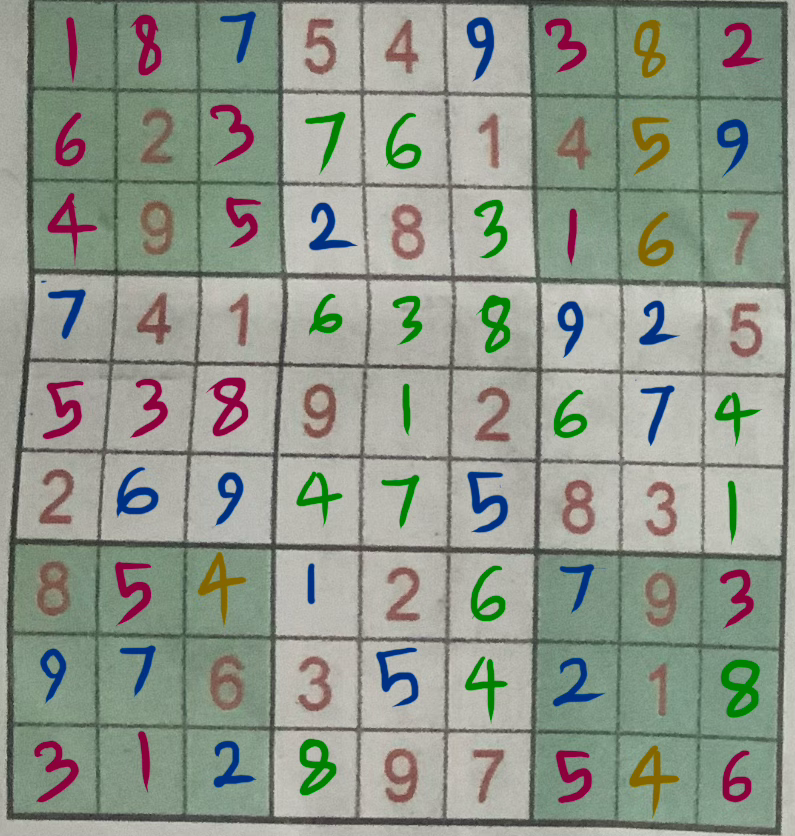
#> input picture sudoku/1.png, 795 x 836 px
$ jupyter execute --allow-errors sudoku-verifier.ipynb   (shell and % lines are left out)
#> lines starting #> are read from the running program, lines starting #| are printed output that depends on the picture; after the words box and inside, x2 and y2 are one past the last pixel; in counts of white or black regions, pixels touching at a corner belong together
# Load Sudoku image

[cell 1]
import cv2
import numpy as np
from matplotlib import pyplot as plt
from PIL import Image
import matplotlib.patches as patches

[cell 2]
def load_sudoku_image(image_path):
    # Load the Sudoku image
    image = cv2.imread(image_path, cv2.IMREAD_GRAYSCALE)

    # Apply preprocessing (Thresholding)
    _, thresh = cv2.threshold(image, 150, 255, cv2.THRESH_BINARY_INV)

    # Find contours to detect grid
    contours, _ = cv2.findContours(thresh, cv2.RETR_EXTERNAL, cv2.CHAIN_APPROX_SIMPLE)

    # Sort contours by area and select the largest (assuming it's the grid)
    contours = sorted(contours, key=cv2.contourArea, reverse=True)

    # Set default width and height (in case grid detection fails)
    width, height = 450, 450

    # Get bounding box of the grid
    sudoku_grid = None
    for contour in contours:
        approx = cv2.approxPolyDP(contour, 0.02 * cv2.arcLength(contour, True), True)
        if len(approx) == 4:  # Looking for a quadrilateral (Sudoku Grid)
            sudoku_grid = approx
            break

    # Warp perspective if necessary (To get a straight grid)
    if sudoku_grid is not None:
        pts = np.array([sudoku_grid[i][0] for i in range(4)], dtype="float32")

        # Sort the points in the correct order
        def order_points(pts):
            rect = np.zeros((4, 2), dtype="float32")
            s = pts.sum(axis=1)  # Sum of x and y coordinates
            diff = np.diff(pts, axis=1)  # Difference (y - x)

            rect[0] = pts[np.argmin(s)]  # Top-left
            rect[2] = pts[np.argmax(s)]  # Bottom-right
            rect[1] = pts[np.argmin(diff)]  # Top-right
            rect[3] = pts[np.argmax(diff)]  # Bottom-left

            return rect

        ordered_pts = order_points(pts)  # Ensure correct order
        pts_dst = np.array([[0, 0], [width, 0], [width, height], [0, height]], dtype="float32")

        # Compute transformation matrix
        M = cv2.getPerspectiveTransform(ordered_pts, pts_dst)
        image = cv2.warpPerspective(image, M, (width, height))
    else:
        image = cv2.resize(image, (width, height))  # Resize image instead if grid detection fails

    plt.figure(figsize=(6,6))
    plt.imshow(image, cmap='gray')
    plt.axis("off")
    plt.show()

    return image

[cell 3]
image = load_sudoku_image("sudoku/1.png")
#> in load_sudoku_image, `_, thresh = cv2.threshold(image, 150, 255, cv2.THRESH_BINARY_INV)`:
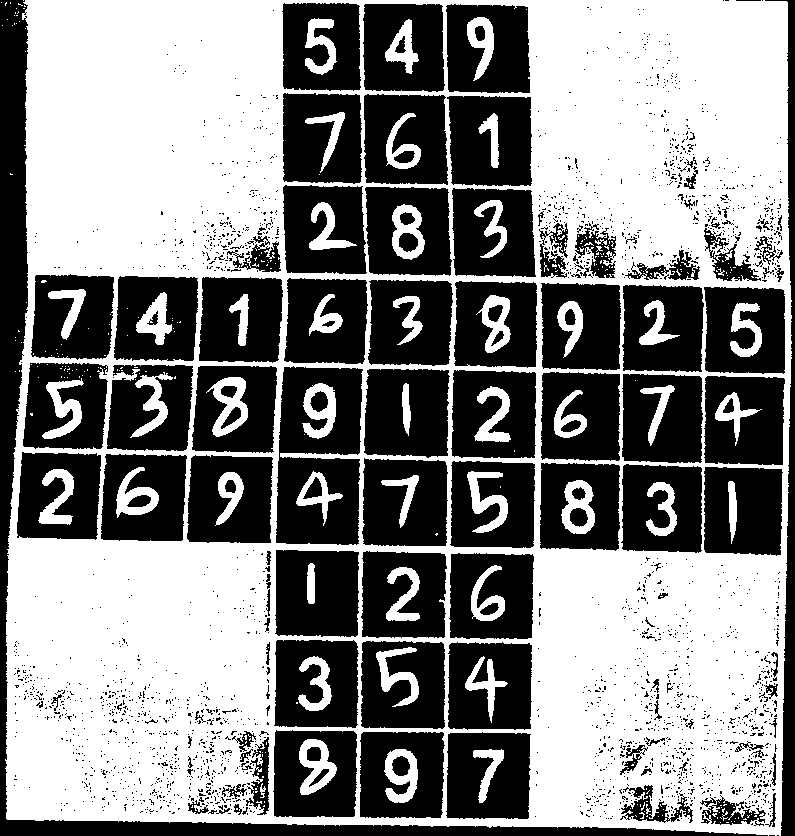
#> thresh: shape (836, 795); 52.2% white; 2310 black regions (2173 under 20 px)
#> in load_sudoku_image, `contours, _ = cv2.findContours(thresh, cv2.RETR_EXTERNAL, cv2.CHAIN_AP..`: contours = 29 contours, 28 with area under 20; largest, box (x1, y1, x2, y2) and area: (5, 0, 792, 836) 634364
#> the loop in load_sudoku_image, `for contour in contours:` made 1 pass
#> sudoku_grid on pass 1: [[25, 0], [6, 818], [780, 835], [787, 2]]
#> in load_sudoku_image, `pts = np.array([sudoku_grid[i][0] for i in range(4)], dtype="float32")`: pts = [[25, 0], [6, 818], [780, 835], [787, 2]]
#> in order_points, `s = pts.sum(axis=1)`: s = [25, 824, 1615, 789]
#> in order_points, `diff = np.diff(pts, axis=1)`: diff = [-25, 812, 55, -785]
#> in load_sudoku_image, `ordered_pts = order_points(pts)`: ordered_pts = [[25, 0], [787, 2], [780, 835], [6, 818]]
#> in load_sudoku_image, `M = cv2.getPerspectiveTransform(ordered_pts, pts_dst)`: M = [[0.602, 0.014, -15.04], [-0.00147, 0.559, 0.0367], [2.36e-05, 2e-05, 1]]

[cell 4]
# [34 lines of commented-out code are left out]

# Read grids using Tesseract

[cell 5]
# !pip install pytesseract

[cell 6]
import pytesseract

# download and install from https://github.com/tesseract-ocr/tesseract/releases/download/5.5.0/tesseract-ocr-w64-setup-5.5.0.20241111.exe
# Set Tesseract path if not in system PATH
pytesseract.pytesseract.tesseract_cmd = r"C:\Program Files\Tesseract-OCR\tesseract.exe"

[cell 7]
actual_grid = [
    [1, 8, 7, 5, 4, 9, 3, 8, 2],
    [6, 2, 3, 7, 6, 1, 4, 5, 9],
    [4, 9, 5, 2, 8, 3, 1, 6, 7],
    [7, 4, 1, 6, 3, 8, 9, 2, 5],
    [5, 3, 8, 9, 1, 2, 6, 7, 4],
    [2, 6, 9, 4, 7, 5, 8, 3, 1],
    [8, 5, 4, 1, 2, 6, 7, 9, 3],
    [9, 7, 6, 3, 5, 4, 2, 1, 8],
    [3, 1, 2, 8, 9, 7, 5, 4, 6],
]

[cell 8]
width, height = image.shape

cell_size = width // 9
sudoku_numbers = []
undetected_cnt = 0
incorrect_cnt = 0

cells = []

def isdigit(number):
    return number.isdigit() and len(number) == 1

#> (the rest of this cell did not finish here and is left out)

[cell 9]
fig, axes = plt.subplots(9, 9, figsize=(6, 6))
for ax, img in zip(axes.ravel(), cells):
    ax.imshow(img['img'], cmap='gray')
    ax.axis('off')
    height, width = img['img'].shape
    if img['undetected'] or img['incorrect']:
        rect = patches.Rectangle(
            (0, 0), width-2, height-2, linewidth=1, edgecolor='red', facecolor='none'
        )
        ax.add_patch(rect)
    if not img['undetected']:
        ax.text(
            height, width,
            img['number'],
            color='blue', fontsize=12, fontweight='normal',
            ha='center', va='center', bbox=dict(facecolor='white', alpha=0, edgecolor='none')
        )

plt.tight_layout()
plt.show()

# Read grids using Resnet

[cell 10]
import mynnlib
from mynnlib import *

## Train a model for digits

[cell 11]
# for index, cell in enumerate(cells):
#     cv2.imwrite(f"sudoku/train/img_{index}.jpg", cell['img'])

#> (a cell that did not finish here is left out)

#> (a cell that did not finish here is left out)

[cell 14]
def resnet_image_to_digit(digit_image, threshold):
    model_data['model'].eval()
    digit_image = model_data['transform']['val'](digit_image).unsqueeze(0).to(model_data['device'])
    with torch.no_grad():
        outputs = model_data['model'](digit_image)
        probabilities = F.softmax(outputs, dim=1)
        top_probs, top_indices = torch.topk(probabilities, 1)
        if top_probs[0].item() < threshold:
            return ""
        # print(top_probs[0].item())
    return f"{top_indices[0].item() + 1}"

def resnet_cv2_grey_image_to_digit(digit_image, threshold=0.5):
    digit_image = cv2.cvtColor(digit_image, cv2.COLOR_GRAY2BGR)
    digit_image = resnet_image_to_digit(Image.fromarray(digit_image), threshold)
    return digit_image

[cell 15]
# test
from IPython.display import display

#> (the rest of this cell did not finish here and is left out)

## Use the model on the sudoku

[cell 16]
def read_sudoku_from_image(image, actual_grid, threshold):
    width, height = image.shape

    cell_size = width // 9
    sudoku_numbers = []
    undetected_cnt = 0
    incorrect_cnt = 0

    cells = []

    def isdigit(number):
        return number.isdigit() and len(number) == 1

    for row in range(9):
        row_numbers = []
        for col in range(9):
            x, y = col * cell_size, row * cell_size
            cell = image[y:y + cell_size, x:x + cell_size]

            cwidth, cheight = cell.shape
            cell = cell[int(cwidth*0.1):int(cwidth*0.95), int(cheight*0.2):int(cheight*0.9)]

            cell = cv2.GaussianBlur(cell, (3,3), 0)
            _, cell = cv2.threshold(cell, 0, 255, cv2.THRESH_BINARY + cv2.THRESH_OTSU)

            kernel = np.ones((2, 2), np.uint8)
            cell = cv2.morphologyEx(cell, cv2.MORPH_OPEN, kernel)

            number = resnet_cv2_grey_image_to_digit(cell, threshold)

            incorrect = isdigit(number) and actual_grid and str(actual_grid[row][col]) != number
            cells += [{'img': cell, 'undetected': not isdigit(number), 'number': number, 'incorrect': incorrect}]

            if not isdigit(number):
                undetected_cnt += 1
            if incorrect:
                incorrect_cnt += 1

            # Store the recognized number
            row_numbers.append(number if isdigit(number) else "_")

        sudoku_numbers.append(row_numbers)

    print(f"undetected = {undetected_cnt}")
    if actual_grid:
        print(f"incorrect = {incorrect_cnt}")

    fig, axes = plt.subplots(9, 9, figsize=(6, 6))
    for ax, img in zip(axes.ravel(), cells):
        ax.imshow(img['img'], cmap='gray')
        ax.axis('off')
        height, width = img['img'].shape
        if img['undetected'] or img['incorrect']:
            rect = patches.Rectangle(
                (0, 0), width-2, height-2, linewidth=1, edgecolor='red', facecolor='none'
            )
            ax.add_patch(rect)
        if not img['undetected']:
            ax.text(
                height, width,
                img['number'],
                color='blue', fontsize=12, fontweight='normal',
                ha='center', va='center', bbox=dict(facecolor='white', alpha=0, edgecolor='none')
            )

    plt.tight_layout()
    plt.show()

    return sudoku_numbers

#> (a cell that did not finish here is left out)

#> after the loop in read_sudoku_from_image, `for row in range(9):`: cells = []; incorrect_cnt = 0; sudoku_numbers = []; undetected_cnt = 0

# Check sudoku validity

[cell 18]
def is_valid_sudoku(grid):
    # [4 lines left out: function is_unique, not called in this run]

    # Check rows
    for row in grid:
        if not is_unique(row):
            return False

    # Check columns
    for col in range(9):
        if not is_unique([grid[row][col] for row in range(9)]):
            return False

    # Check 3x3 subgrids
    for box_row in range(0, 9, 3):
        for box_col in range(0, 9, 3):
            subgrid = [
                grid[r][c]
                for r in range(box_row, box_row + 3)
                for c in range(box_col, box_col + 3)
            ]
            if not is_unique(subgrid):
                return False

    return True

for row in sudoku_numbers:
    print(" ".join(row))

# Verify Sudoku
#> (the rest of this cell did not finish here and is left out)


------
# Run complete test on different images

## Test 1

[cell 19]
image_test = load_sudoku_image("sudoku/2.png")
#> call 2 of load_sudoku_image, with image_path = 'sudoku/2.png'
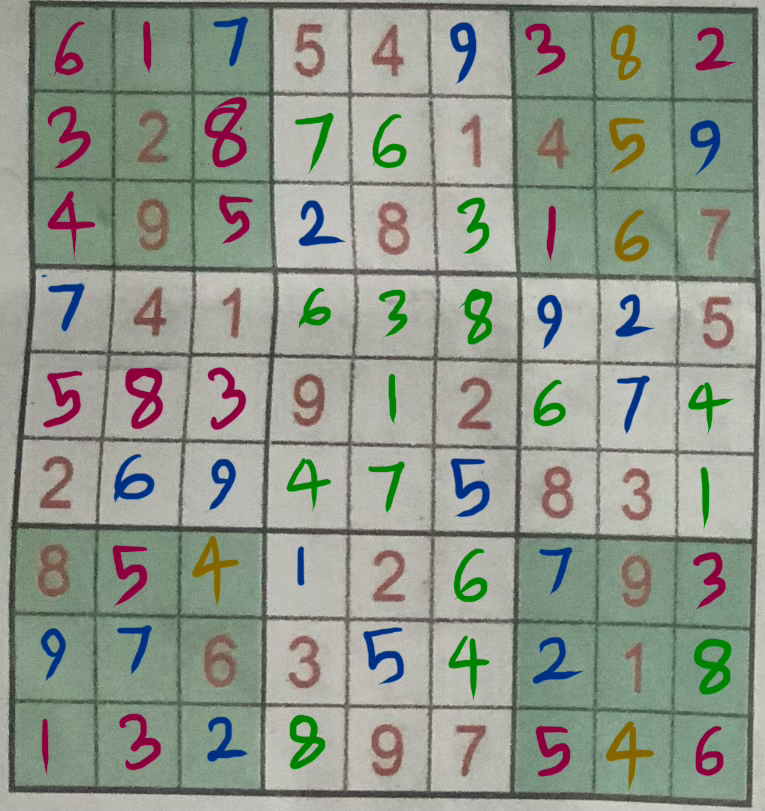
#> input picture sudoku/2.png, 765 x 811 px
#> in load_sudoku_image (call 2), `contours, _ = cv2.findContours(thresh, cv2.RETR_EXTERNAL, cv2.CHAIN_AP..`: contours = 24 contours, 23 with area under 20; largest, box (x1, y1, x2, y2) and area: (7, 0, 762, 808) 586276
#> the loop in load_sudoku_image (call 2), `for contour in contours:` made 1 pass
#> sudoku_grid on pass 1: [[29, 0], [8, 791], [751, 807], [758, 8]]
#> in load_sudoku_image (call 2), `pts = np.array([sudoku_grid[i][0] for i in range(4)], dtype="float32")`: pts = [[29, 0], [8, 791], [751, 807], [758, 8]]
#> in load_sudoku_image (call 2), `ordered_pts = order_points(pts)`: ordered_pts = [[29, 0], [758, 8], [751, 807], [8, 791]]
#> in load_sudoku_image (call 2), `M = cv2.getPerspectiveTransform(ordered_pts, pts_dst)`: M = [[0.623, 0.0165, -18.08], [-0.00636, 0.58, 0.185], [1.31e-05, 2.48e-05, 1]]
#> (the rest of this cell did not finish here and is left out)

#> after the loop in read_sudoku_from_image, `for row in range(9):`: incorrect_cnt = 0
for row in sudoku_numbers_test:
    print(" ".join(row))
print("\nValid Sudoku?" , is_valid_sudoku(sudoku_numbers_test))

## Test 2

[cell 20]
image_test = load_sudoku_image("sudoku/3.jpg")
#> call 3 of load_sudoku_image, with image_path = 'sudoku/3.jpg'
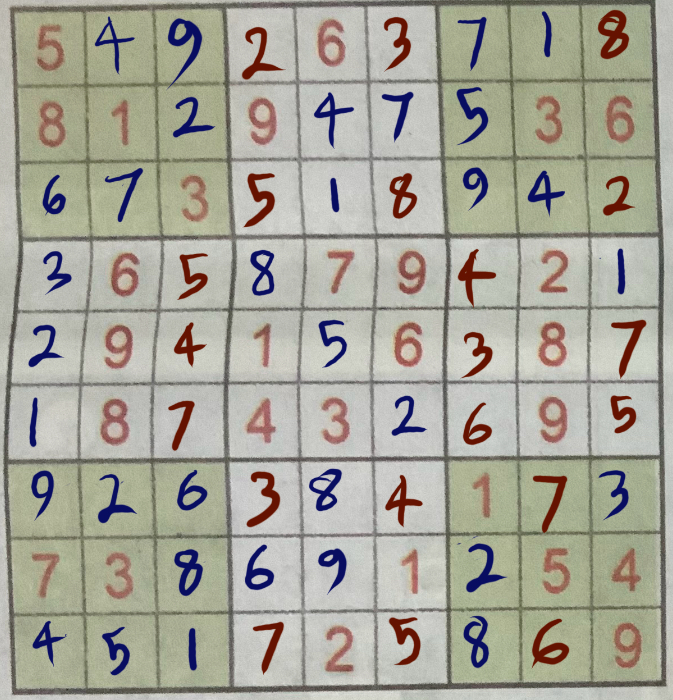
#> input picture sudoku/3.jpg, 673 x 700 px
#> in load_sudoku_image (call 3), `contours, _ = cv2.findContours(thresh, cv2.RETR_EXTERNAL, cv2.CHAIN_AP..`: contours = 1 contour; box (x1, y1, x2, y2) and area: (3, 0, 667, 695) 448036
#> the loop in load_sudoku_image (call 3), `for contour in contours:` made 1 pass
#> sudoku_grid on pass 1: [[655, 0], [9, 8], [12, 694], [666, 685]]
#> in load_sudoku_image (call 3), `pts = np.array([sudoku_grid[i][0] for i in range(4)], dtype="float32")`: pts = [[655, 0], [9, 8], [12, 694], [666, 685]]
#> in load_sudoku_image (call 3), `ordered_pts = order_points(pts)`: ordered_pts = [[9, 8], [655, 0], [666, 685], [12, 694]]
#> in load_sudoku_image (call 3), `M = cv2.getPerspectiveTransform(ordered_pts, pts_dst)`: M = [[0.696, -0.00304, -6.24], [0.00822, 0.664, -5.39], [-1.78e-06, 1.81e-05, 1]]
#> (the rest of this cell did not finish here and is left out)

#> after the loop in read_sudoku_from_image, `for row in range(9):`: incorrect_cnt = 0
for row in sudoku_numbers_test:
    print(" ".join(row))
print("\nValid Sudoku?" , is_valid_sudoku(sudoku_numbers_test))

## Test 3

[cell 21]
image_test = load_sudoku_image("sudoku/4.jpg")
#> call 4 of load_sudoku_image, with image_path = 'sudoku/4.jpg'
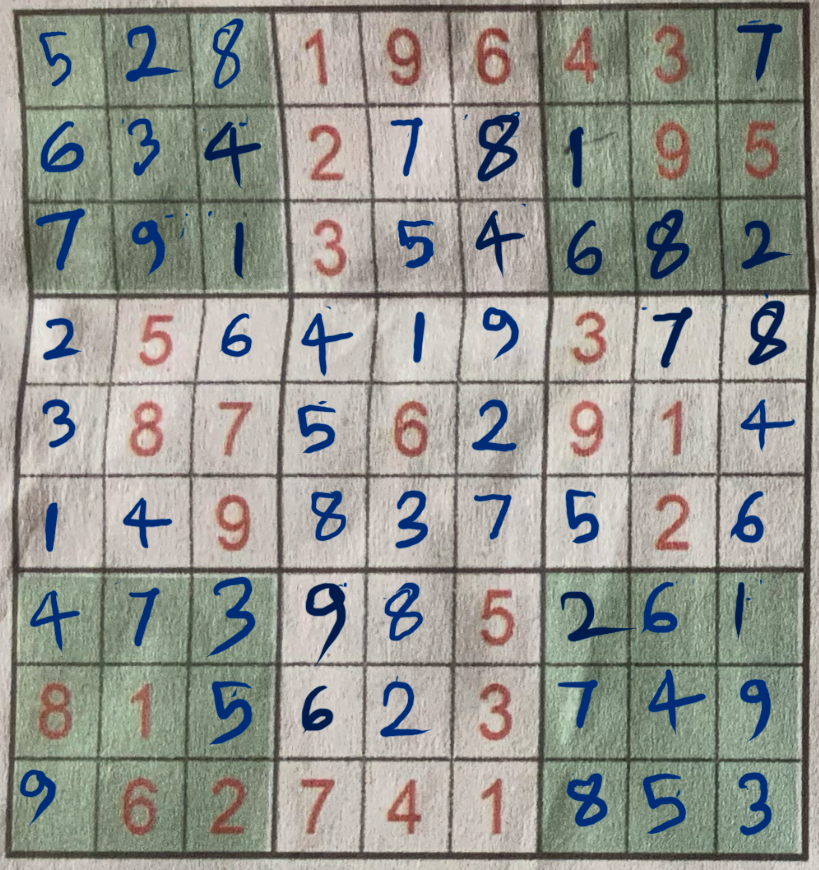
#> input picture sudoku/4.jpg, 819 x 870 px
#> in load_sudoku_image (call 4), `contours, _ = cv2.findContours(thresh, cv2.RETR_EXTERNAL, cv2.CHAIN_AP..`: contours = 70 contours, 69 with area under 20; largest, box (x1, y1, x2, y2) and area: (1, 0, 819, 866) 680210
#> the loop in load_sudoku_image (call 4), `for contour in contours:` made 1 pass
#> sudoku_grid on pass 1: [[13, 9], [5, 857], [806, 861], [818, 0]]
#> in load_sudoku_image (call 4), `pts = np.array([sudoku_grid[i][0] for i in range(4)], dtype="float32")`: pts = [[13, 9], [5, 857], [806, 861], [818, 0]]
#> in load_sudoku_image (call 4), `ordered_pts = order_points(pts)`: ordered_pts = [[13, 9], [818, 0], [806, 861], [5, 857]]
#> in load_sudoku_image (call 4), `M = cv2.getPerspectiveTransform(ordered_pts, pts_dst)`: M = [[0.568, 0.00536, -7.43], [0.00591, 0.528, -4.83], [1.9e-05, -5.42e-06, 1]]
#> (the rest of this cell did not finish here and is left out)

#> after the loop in read_sudoku_from_image, `for row in range(9):`: incorrect_cnt = 0
for row in sudoku_numbers_test:
    print(" ".join(row))
print("\nValid Sudoku?" , is_valid_sudoku(sudoku_numbers_test))

## Test 4

[cell 22]
image_test = load_sudoku_image("sudoku/5.jpg")
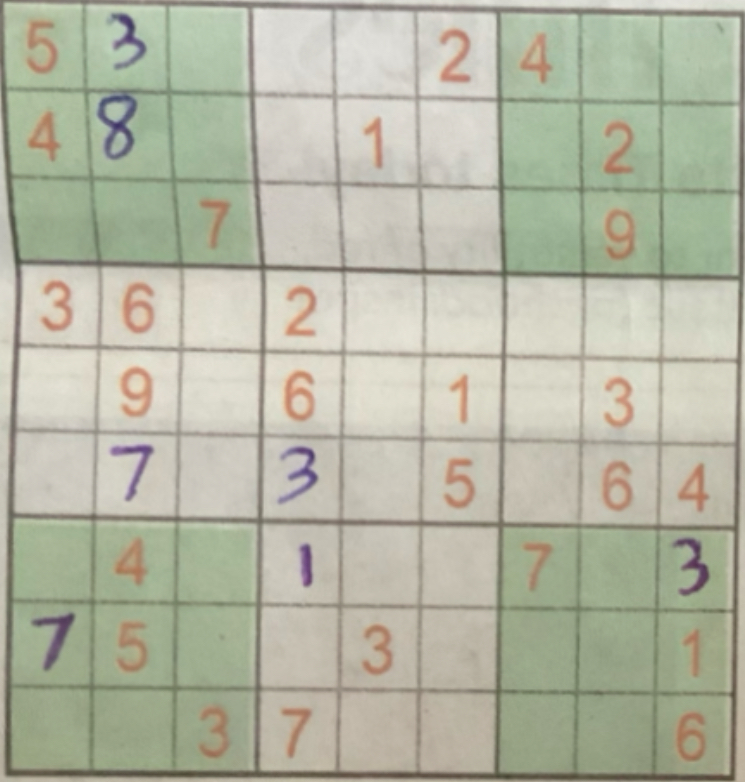
#> input picture sudoku/5.jpg, 745 x 782 px
#> in load_sudoku_image (call 5), `_, thresh = cv2.threshold(image, 150, 255, cv2.THRESH_BINARY_INV)`:
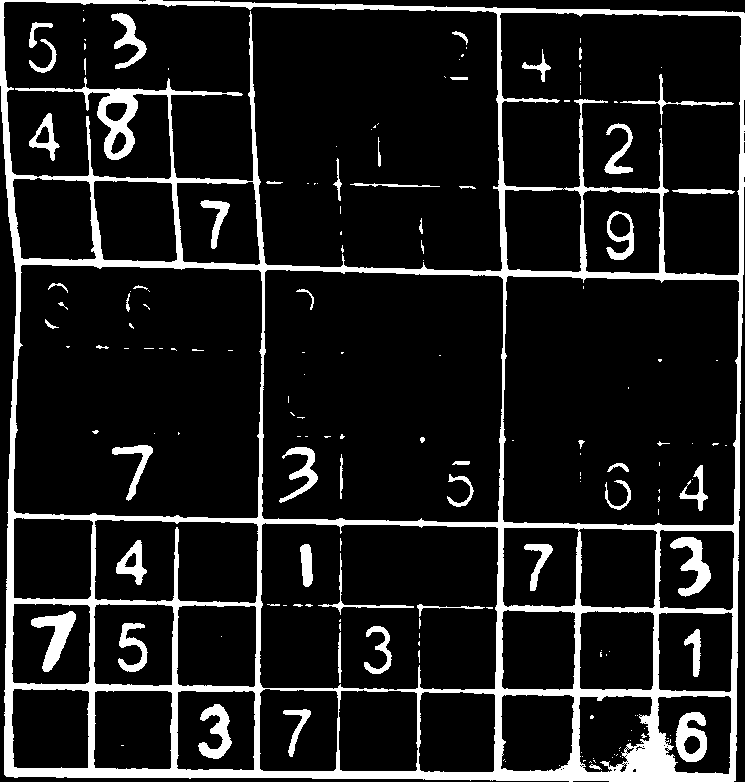
#> thresh: shape (782, 745); 12.2% white; 170 white regions (113 under 20 px)
#> in load_sudoku_image (call 5), `contours, _ = cv2.findContours(thresh, cv2.RETR_EXTERNAL, cv2.CHAIN_AP..`: contours = 1 contour; box (x1, y1, x2, y2) and area: (0, 0, 745, 782) 566731
#> the loop in load_sudoku_image (call 5), `for contour in contours:` made 1 pass
#> sudoku_grid on pass 1: [[0, 0], [4, 774], [735, 780], [744, 13]]
#> in load_sudoku_image (call 5), `pts = np.array([sudoku_grid[i][0] for i in range(4)], dtype="float32")`: pts = [[0, 0], [4, 774], [735, 780], [744, 13]]
#> in load_sudoku_image (call 5), `ordered_pts = order_points(pts)`: ordered_pts = [[0, 0], [744, 13], [735, 780], [4, 774]]
#> in load_sudoku_image (call 5), `M = cv2.getPerspectiveTransform(ordered_pts, pts_dst)`: M = [[0.6, -0.0031, 0], [-0.00998, 0.571, 0], [-1.16e-05, -2.27e-05, 1]]
#> the loop in read_sudoku_from_image, `for row in range(9):` made 1 pass
#> pass 1, in resnet_cv2_grey_image_to_digit (call 5), `digit_image = cv2.cvtColor(digit_image, cv2.COLOR_GRAY2BGR)`:
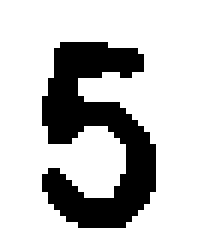
#> digit_image: shape (42, 35, 3) (shown 6 times larger); 77.8% white; 1 black region, box (x1, y1, x2, y2) and area: (7, 7, 26, 38) 326
#> after the loop in read_sudoku_from_image, `for row in range(9):`: incorrect_cnt = 0
